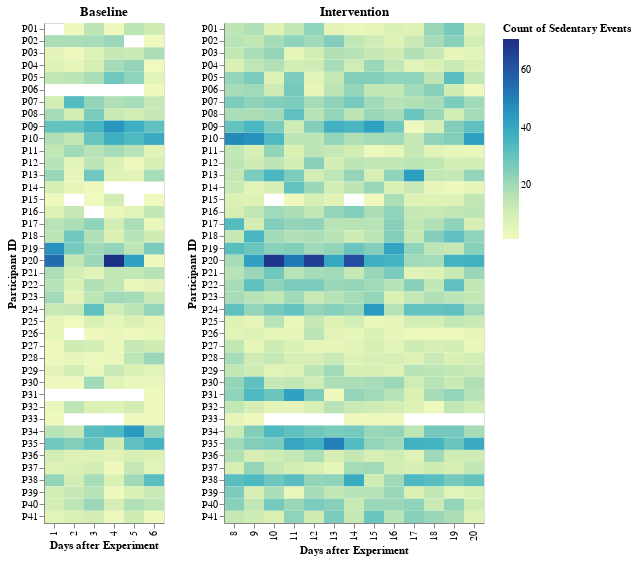

Notebook code for this chart:
### Markdown cell above
### Excluding participants
* Due to Android OS's battery optimization policy, sedentary behavior using smartphone may not be properly tracked.
* Therefore, I exclude participants whose data were missed during consecutive days, meaning that my SW did not work at all.

### Code cell
import altair as alt

alt.data_transformers.disable_max_rows()

base = alt.Chart(EVENTS_WO_BOUNDARY).mark_rect().encode(
    x=alt.X('days:O', title='Days after Experiment'),
    y=alt.Y('pid:O', title='Participant ID', scale=alt.Scale(domain=sorted(list(EVENTS_WO_BOUNDARY['pid'].unique())))),
    color=alt.Y('count(*):Q', title='Count of Sedentary Events')
)

base.transform_filter(
    alt.datum.days < 8
).properties(
    title='Baseline',
    height=500
) | base.transform_filter(
    alt.datum.days >= 8
).properties(
    title='Intervention',
    height=500
)

### Figure 1 — Vega-Lite specification as saved in the notebook (floating-point values rounded to 4 significant figures; data arrays with more than 128 entries replaced by an {"elided": "..."} marker saying what was removed)
{"config": {"view": {"continuousWidth": 400, "continuousHeight": 300}}, "hconcat": [{"mark": "rect", "encoding": {"color": {"aggregate": "count", "field": "*", "title": "Count of Sedentary Events", "type": "quantitative"}, "x": {"field": "days", "title": "Days after Experiment", "type": "ordinal"}, "y": {"field": "pid", "scale": {"domain": ["P01", "P02", "P03", "P04", "P05", "P06", "P07", "P08", "P09", "P10", "P11", "P12", "P13", "P14", "P15", "P16", "P17", "P18", "P19", "P20", "P21", "P22", "P23", "P24", "P25", "P26", "P27", "P28", "P29", "P30", "P31", "P32", "P33", "P34", "P35", "P36", "P37", "P38", "P39", "P40", "P41"]}, "title": "Participant ID", "type": "ordinal"}}, "height": 500, "title": "Baseline", "transform": [{"filter": "(datum.days < 8)"}]}, {"mark": "rect", "encoding": {"color": {"aggregate": "count", "field": "*", "title": "Count of Sedentary Events", "type": "quantitative"}, "x": {"field": "days", "title": "Days after Experiment", "type": "ordinal"}, "y": {"field": "pid", "scale": {"domain": ["P01", "P02", "P03", "P04", "P05", "P06", "P07", "P08", "P09", "P10", "P11", "P12", "P13", "P14", "P15", "P16", "P17", "P18", "P19", "P20", "P21", "P22", "P23", "P24", "P25", "P26", "P27", "P28", "P29", "P30", "P31", "P32", "P33", "P34", "P35", "P36", "P37", "P38", "P39", "P40", "P41"]}, "title": "Participant ID", "type": "ordinal"}}, "height": 500, "title": "Intervention", "transform": [{"filter": "(datum.days >= 8)"}]}], "data": {"name": "data-12ea085df8829a42785c0bc4ddbc1466"}, "$schema": "https://vega.github.io/schema/vega-lite/v4.17.0.json", "datasets": {"data-12ea085df8829a42785c0bc4ddbc1466": {"elided": "12192 records"}}}
